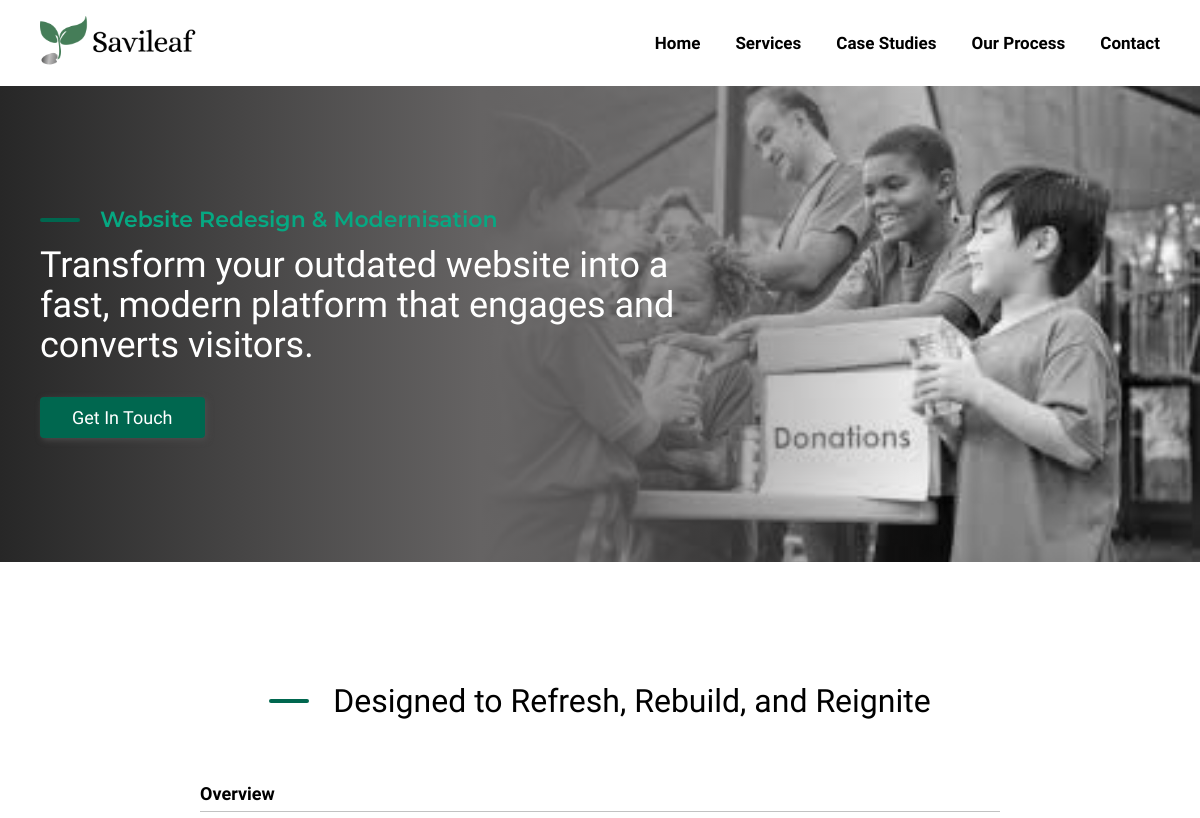
Before: /services/web_redesign/ (upper part) with the older database file.
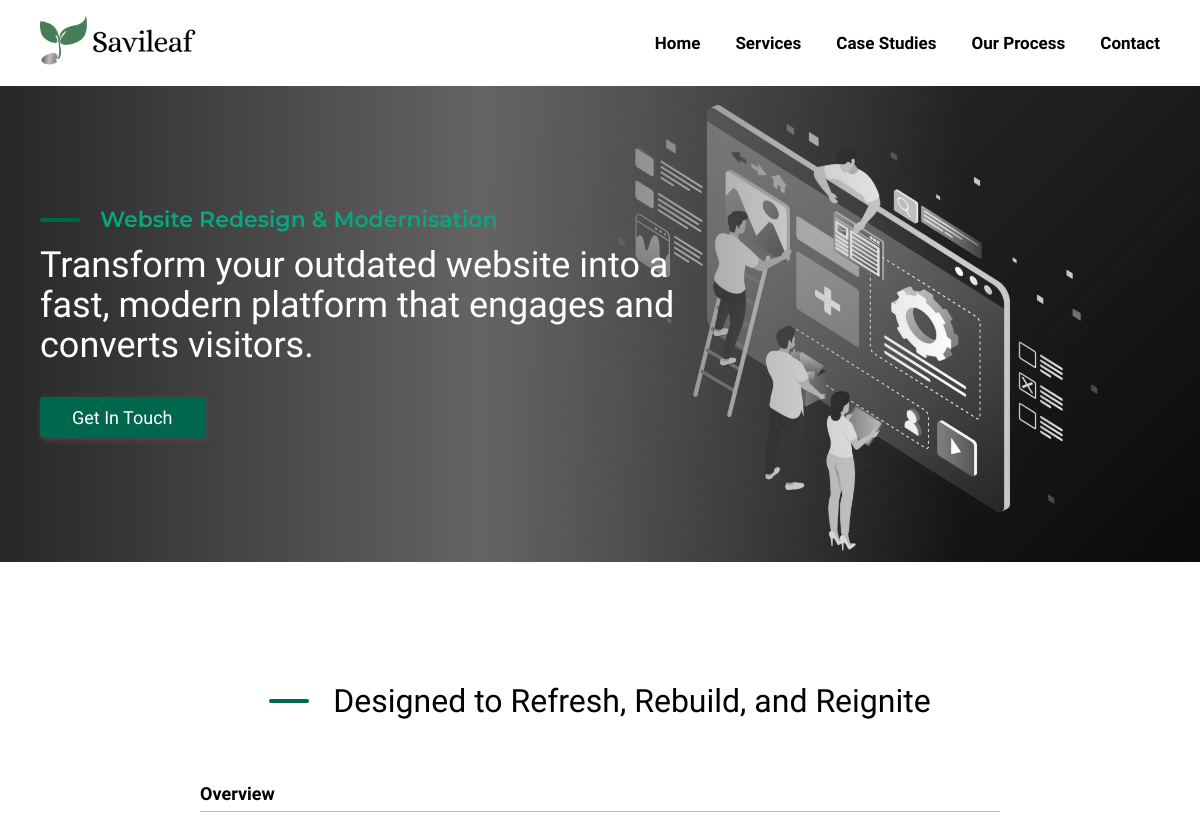
After: the same page with the newer database file.
### savileaf/models.py (models this page shows, shortened)
class DropdownMenuItem(models.Model):
    label = models.CharField(max_length=100, help_text="Text to display in the dropdown")
    url_name = models.SlugField(unique=True, help_text="Slug used in URL: /services/<slug>/")
    section_title = models.CharField(max_length=255, blank=True, null=True)
    short_description = models.TextField(blank=True)
    long_description = models.TextField(blank=True)
    features = models.JSONField(default=list, blank=True)  # Example: [{'title': '', 'description': ''}]
    image = models.ImageField(upload_to='services/', blank=True, null=True)
    hero_image = models.ImageField(upload_to='services/hero/', blank=True, null=True)
    slug = models.SlugField(unique=True,null=True)
    order = models.PositiveIntegerField(default=0)
    active = models.BooleanField(default=True)
    class Meta:
        ordering = ['order']
        verbose_name = "Dropdown Menu Item"
        verbose_name_plural = "Dropdown Menu Items"
    def get_absolute_url(self):
        return reverse('service_detail', kwargs={'slug': self.url_name})

### savileaf/views.py (the view)
# urls.py: path('services/<slug:slug>/', views.service_detail, name='service_detail'),
def service_detail(request, slug):
    service = get_object_or_404(DropdownMenuItem, url_name=slug, active=True)
    return render(request, 'services/service_detail.html', {'service': service, 'page_title': service.section_title
})

### savileaf/context_processors.py (called while the page is built)
def dropdown_items(request):
    items = DropdownMenuItem.objects.filter(active=True).order_by('order')
    return {
        'dropdown_items': items
    }

def footer_services(request):
    return {
        'footer_services': FooterService.objects.all()
    }

### savileaf/models.py (called while the page is built)
    def get_absolute_url(self):
        try:
            return reverse(self.url_name, kwargs={'slug': self.slug})
        except:
            return "#"

### savileaf/templates/services/service_detail.html (shortened to what this page needs)
{% load static %}
<!DOCTYPE html>
<html lang="en">
<head>
    <link rel="stylesheet" href="{% static 'css/solutionDetail.css' %}">
    <link rel="stylesheet" href="{% static 'css/index.css' %}">
</head>
<body>
    <header>
        <div class="container">
            <div class="header-wrapper">
                <a href="/">
                    <img src="{% static 'images/site-logo2.png' %}" height="50px" alt="Company Logo">
                </a>
                <nav>
                    <ul class="navlink-desktopscreen">
                        <li><a href="/" target="_self">Home</a></li>
                        <li class="dropdown">
                            <a>Services</a>
                        </li>
                        <li class="dropdown">
                            <a href="/caseStudies" target="_self">Case Studies</a>
                        </li>
                         <li><a href="{% url 'process' %}" target="_self">Our Process</a></li>
                         <li><a href="{% url 'contact' %}" target="_self">Contact</a></li>
                    </ul>
                </nav>
            </div>
        </div>
    </header>
<section class="solution-hero">
    <div class="container">
        <div class="solution-content">
            <h1>{{ service.label }}</h1>
            <p>{{ service.short_description }}</p>
            <a class="cta-btn" href="{% url 'contact' %}">Get In Touch</a>
        </div>
    </div>
    <div class="img2">
    </div>
    <img src="{{ service.hero_image.url }}" alt="{{ service.label }}" class="img1">
</section>
<section class="solution-detail">
    <div class="container">
        <div class="title">
    <div></div>
    <p>{{ page_title }}</p>
</div>
        <div class="solution-detail-wrapper">
            <div>
                <p class="overview">Overview</p>
            </div>
        </div>
    </div>
</section>
</body>
</html>
</body>
</html>

### savileaf/static/css/solutionDetail.css (style rules this page uses)
.solution-hero { position: relative; }
.solution-content { position: relative; z-index: 3; color: white; width: 60%; padding: 120px 0; }
.solution-content h1 { position: relative; width: fit-content; font-weight: 600; font-size: 22px; margin-left: 60px; color: #06a882; }
.solution-content h1::before { content: ""; position: absolute; width: 40px; height: 4px; background: #00674f; border-radius: 2px; top: 50%; transform: translateY(-50%); left: -60px; }
.solution-content p { font-size: 36px; line-height: 40px; margin: 12px 0 32px; }
.img1 { filter: grayscale(1); position: absolute; width: 60%; height: 100%; top: 0; right: 0; z-index: 1; object-fit: cover; object-position: center center; }
.img2 { position: absolute; width: 80%; height: 100%; top: 0; left: 0; background:linear-gradient(to right, #272727, #656363, transparent); z-index: 2; }
.solution-detail { padding: 120px 0; position: relative; z-index: 1; }
.solution-detail::after { content: ""; height: 100%; width: 100%; top: 50%; transform: translateY(-50%); position: absolute; background-image: url("/static/images/curve-lines4.jpeg"); background-position: center center; background-repeat: no-repeat; background-size: cover; opacity: 0.3; z-index: -1; filter: grayscale(1); }
.solution-detail-wrapper { display: flex; justify-content: center; }
.solution-detail-wrapper div { display: flex; width: 800px; flex-wrap: wrap; justify-content: space-between; }
.solution-detail-wrapper p { width: 28%; color: #0e0e0e; line-height: 27px; font-weight: 500; font-size: 18px; }
.overview { width: 100% !important; font-size: 20px; font-weight: bold !important; color: black !important; padding-bottom: 4px; margin-bottom: 8px; border-bottom: 1px solid #c2c2c2; }

### savileaf/static/css/index.css (style rules this page uses)
* { padding: 0; margin: 0; box-sizing: border-box; }
:root { --primary-color: #00674f; --secondary-color:#235CAB; --transition: 0.35s ease; }
.container { width: 100%; max-width: 1120px; margin: 0 auto; }
body { font-family:'Source Sans Pro', sans-serif ; transition: 0.35s ease-in-out; }
section { transition: transform 0.35s ease; }
h1, h2, h3, h4, h5, h6 { font-family: 'Montserrat', sans-serif; }
.title { display: flex; align-items: center; gap: 24px; font-size: 32px; justify-content: center; margin-bottom: 60px; }
.title div { width: 40px; height: 4px; background: #00674f; border-radius: 2px; }
.cta-btn { background: var(--primary-color); color: white; padding: 10px 32px; display: inline-block; text-decoration: none; font-size: 18px; font-family:'Source Sans Pro', sans-serif ; box-shadow: 2px 2px 6px #4d4c4c; border-radius: 4px; position: relative; overflow: hidden; transition: 0.2s ease-in-out; z-index: 1; width: fit-content; }
.cta-btn::before { content: ''; position: absolute; top: 0; left: -100%; width: 100%; height: 100%; background: #02382b; transition: all 0.3s linear; z-index: -1; }
header { padding: 16px 0; z-index: 1006; }
.header-wrapper { display: flex; align-items: center; justify-content: space-between; }
.header-wrapper nav ul { display: flex; list-style: none; gap: 35px; }
.header-wrapper nav ul li { cursor: pointer; }
.header-wrapper nav ul li a, .navlinks li a { text-decoration: none; color: black; font-size: 17px; font-weight: 600; position: relative; }
.header-wrapper nav ul li a::before, .navlinks li a::before { position: absolute; content: ""; background: var(--primary-color); left: 0; bottom: 0; height: 2px; width: 0%; }
header .dropdown , .navlinks .dropdown { position: relative; }

Changed rows visible on the page:
changed DropdownMenuItem "Designed to Refresh, Rebuild, and Reignite": hero_image: a different picture
